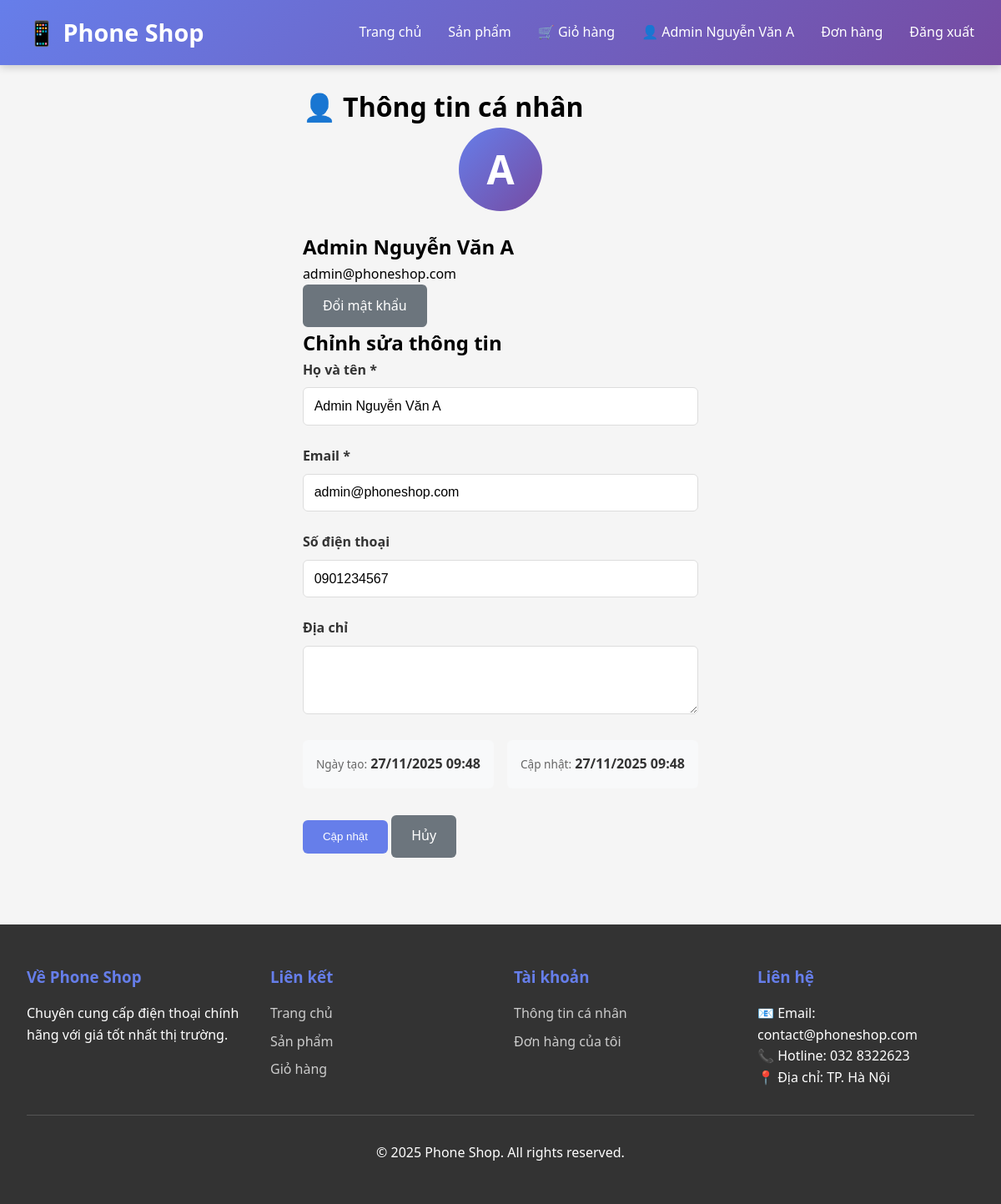
/public/profile (signed in), run on the app's committed database.
### tables this page shows
CREATE TABLE users (
    id INT AUTO_INCREMENT PRIMARY KEY,
    name VARCHAR(100) NOT NULL,
    email VARCHAR(100) NOT NULL UNIQUE,
    phone VARCHAR(20) NOT NULL,
    password VARCHAR(255) NOT NULL,
    role ENUM('customer', 'admin') DEFAULT 'customer',
    created_at TIMESTAMP DEFAULT CURRENT_TIMESTAMP,
    updated_at TIMESTAMP DEFAULT CURRENT_TIMESTAMP ON UPDATE CURRENT_TIMESTAMP,
    INDEX idx_email (email),
    INDEX idx_role (role)
);

### app/Http/Controllers/AuthController.php (called while the page is built, shortened)
<?php
class AuthController
{
    public function profile()
    {
        $userModel = new User();
        $user = $userModel->find(getUserId());
        require_once __DIR__ . '/../../../resources/view/profile/index.php';
    }
}

### app/Http/Kernel.php (called while the page is built, shortened)
<?php
class Kernel
{
    protected $routes = [];
    protected $method;
    protected $uri;
    public function __construct()
    {
        $this->routes = require __DIR__ . '/../../routes/web.php';
        $this->method = $_SERVER['REQUEST_METHOD'];
        $this->uri = $this->getUri();
    }
    protected function getUri()
    {
        $uri = $_SERVER['REQUEST_URI'];
        $scriptName = $_SERVER['SCRIPT_NAME'] ?? '/index.php';
        $baseDir = str_replace('\\', '/', dirname($scriptName));
        if ($baseDir !== '/' && $baseDir !== '') {
            if (strpos($uri, $baseDir) === 0) {
                $uri = substr($uri, strlen($baseDir));
            }
        }
        $uri = '/' . trim($uri, '/');
        return $uri;
    }
    public function dispatch()
    {
        $matchedRoute = $this->matchRoute($this->routes[$this->method]);
        list($controllerName, $action) = explode('@', $matchedRoute['handler']);
        $controller = new $controllerClass();
        call_user_func_array([$controller, $action], $matchedRoute['params']);
    }
    protected function matchRoute($routes)
    {
        foreach ($routes as $pattern => $handler) {
            $regex = $this->convertToRegex($pattern);
            if (preg_match($regex, $this->uri, $matches)) {
                array_shift($matches);
                return [
                    'handler' => $handler,
                    'params' => $matches
                ];
            }
        }
        return false;
    }
    protected function convertToRegex($pattern)
    {
        $pattern = preg_replace('/\{([a-zA-Z0-9_]+)\}/', '([^/]+)', $pattern);
        $pattern = str_replace('/', '\/', $pattern);
        return '/^' . $pattern . '$/';
    }
    public function run()
    {
        $this->dispatch();
    }
}

### public/index.php (called while the page is built, shortened)
<?php
require_once __DIR__ . '/../autoload.php';
require_once __DIR__ . '/../app/Http/Kernel.php';
$kernel = new Http\Kernel();
$kernel->run();

### autoload.php (called while the page is built, shortened)
<?php
if (file_exists(__DIR__ . '/config/app.php')) {
    $appConfig = require __DIR__ . '/config/app.php';
}
spl_autoload_register(function ($class) {
    $namespaceMap = [
        'Controllers\\' => __DIR__ . '/app/Http/Controllers/',
        'Models\\' => __DIR__ . '/app/Models/',
        'Middleware\\' => __DIR__ . '/app/Http/Middleware/',
        'Http\\' => __DIR__ . '/app/Http/',
    ];
    foreach ($namespaceMap as $prefix => $baseDir) {
        if (strpos($class, $prefix) === 0) {
            $relativeClass = substr($class, strlen($prefix));
            $file = $baseDir . str_replace('\\', '/', $relativeClass) . '.php';
            if (file_exists($file)) {
                return true;
            }
        }
    }
    return false;
});
function config($key, $default = null)
{
    static $config = [];
    $parts = explode('.', $key);
    $file = $parts[0];
    if (!isset($config[$file])) {
        $configFile = __DIR__ . '/config/' . $file . '.php';
        if (file_exists($configFile)) {
            $config[$file] = require $configFile;
        } else {
            return $default;
        }
    }
    $value = $config[$file];
    for ($i = 1; $i < count($parts); $i++) {
        $value = $value[$parts[$i]];
    }
    return $value;
}

### app/Helper/auth.php (called while the page is built, shortened)
<?php
function getUserId()
{
    return $_SESSION['user_id'] ?? null;
}

### config/database.php (called while the page is built)
<?php
return [
    'host' => 'localhost',
    'port' => 3307,
    'database' => 'phone_shop',
    'username' => 'root',
    'password' => '',
    'charset' => 'utf8mb4',
    'collation' => 'utf8mb4_unicode_ci',
    'options' => [
        PDO::ATTR_ERRMODE => PDO::ERRMODE_EXCEPTION,
        PDO::ATTR_DEFAULT_FETCH_MODE => PDO::FETCH_ASSOC,
        PDO::ATTR_EMULATE_PREPARES => false,
    ]
];

### config/app.php (called while the page is built)
<?php
$protocol = (!empty($_SERVER['HTTPS']) && $_SERVER['HTTPS'] !== 'off') ? 'https' : 'http';
$host = $_SERVER['HTTP_HOST'] ?? 'localhost';
$scriptName = $_SERVER['SCRIPT_NAME'] ?? '';
$baseDir = str_replace('\\', '/', dirname($scriptName));
$autoBaseUrl = $protocol . '://' . $host . $baseDir;
$autoAssetsUrl = $protocol . '://' . $host . str_replace('/public', '/resources', $baseDir);
return [
    'name' => 'Phone Shop',
    'version' => '1.0.0',
    'base_url' => $autoBaseUrl,
    'assets_url' => $autoAssetsUrl,
    'root_path' => dirname(__DIR__),
    'app_path' => dirname(__DIR__) . '/app',
    'public_path' => dirname(__DIR__) . '/public',
    'resources_path' => dirname(__DIR__) . '/resources',
    'upload_path' => dirname(__DIR__) . '/public/uploads',
    'session' => [
        'name' => 'phone_shop_session',
        'lifetime' => 7200,
        'secure' => false,
        'httponly' => true,
        'samesite' => 'Lax'
    ],
    'security' => [
        'password_min_length' => 6,
        'password_hash_algo' => PASSWORD_BCRYPT,
        'password_hash_cost' => 10
    ],
    'upload' => [
        'max_size' => 5242880,
        'allowed_extensions' => ['jpg', 'jpeg', 'png', 'gif', 'webp'],
        'image_path' => 'uploads/images'
    ],
    'pagination' => [
        'per_page' => 12,
        'per_page_admin' => 20
    ],
    'timezone' => 'Asia/Ho_Chi_Minh',
    'debug' => true,
    'mail' => [
        'from_email' => 'noreply@phoneshop.com',
        'from_name' => 'Phone Shop'
    ]
];

### app/Models/BaseModel.php (called while the page is built, shortened)
<?php
class BaseModel
{
    protected static $connection = null;
    protected $table = '';
    protected $primaryKey = 'id';
    public static function getConnection()
    {
        if (self::$connection === null) {
            try {
                $dbConfig = config('database');
                $dsn = sprintf(
                    "mysql:host=%s;port=%s;dbname=%s;charset=%s",
                    $dbConfig['host'],
                    $dbConfig['port'] ?? 3306,
                    $dbConfig['database'],
                    $dbConfig['charset']
                );
                self::$connection = new PDO(
                    $dsn,
                    $dbConfig['username'],
                    $dbConfig['password'],
                    $dbConfig['options']
                );
            } catch (PDOException $e) {
                die("Database connection failed: " . $e->getMessage());
            }
        }
        return self::$connection;
    }
    public function find($id)
    {
        $sql = "SELECT * FROM {$this->table} WHERE {$this->primaryKey} = ? LIMIT 1";
        $stmt = $this->getConnection()->prepare($sql);
        $stmt->execute([$id]);
        return $stmt->fetch();
    }
}

### app/Helper/utils.php (called while the page is built, shortened)
<?php
function escape($value)
{
    return htmlspecialchars($value, ENT_QUOTES, 'UTF-8');
}
function url($path = '')
{
    $scriptName = $_SERVER['SCRIPT_NAME'] ?? '/index.php';
    $baseDir = str_replace('\\', '/', dirname($scriptName));
    return rtrim($baseDir, '/') . $path;
}

### resources/view/profile/index.php (the view, shortened to what this page needs)
<?php
include __DIR__ . '/../layouts/header-component.php';
?>
<div class="container">
    <h1>👤 Thông tin cá nhân</h1>
    <div class="profile-container">
        <div class="profile-sidebar">
            <div class="profile-avatar">
                <?= strtoupper(substr($user['name'], 0, 1)) ?>
            </div>
            <h2><?= escape($user['name']) ?></h2>
            <p><?= escape($user['email']) ?></p>
            <a href="<?= config('app.base_url') ?>/profile/change-password" class="btn btn-secondary">Đổi mật khẩu</a>
        </div>
        <div class="profile-content">
            <h2>Chỉnh sửa thông tin</h2>
            <form method="POST" action="">
                <div class="form-group">
                    <label for="name">Họ và tên *</label>
                    <input type="text" id="name" name="name" value="<?= escape($user['name']) ?>" required>
                </div>
                <div class="form-group">
                    <label for="email">Email *</label>
                    <input type="email" id="email" name="email" value="<?= escape($user['email']) ?>" required>
                </div>
                <div class="form-group">
                    <label for="phone">Số điện thoại</label>
                    <input type="tel" id="phone" name="phone" value="<?= escape($user['phone'] ?? '') ?>"
                        placeholder="0xxxxxxxxx">
                </div>
                <div class="form-group">
                    <label for="address">Địa chỉ</label>
                    <textarea id="address" name="address" rows="3"><?= escape($user['address'] ?? '') ?></textarea>
                </div>
                <div class="info-grid">
                    <div class="info-item">
                        <span class="info-label">Ngày tạo:</span>
                        <span class="info-value"><?= date('d/m/Y H:i', strtotime($user['created_at'])) ?></span>
                    </div>
                    <div class="info-item">
                        <span class="info-label">Cập nhật:</span>
                        <span class="info-value"><?= date('d/m/Y H:i', strtotime($user['updated_at'])) ?></span>
                    </div>
                </div>
                <div class="form-actions">
                    <button type="submit" class="btn btn-primary">Cập nhật</button>
                    <a href="<?= url('/') ?>" class="btn btn-secondary">Hủy</a>
                </div>
            </form>
        </div>
    </div>
</div>
<?php include __DIR__ . '/../layouts/footer-component.php'; ?>

### public/resources/css/main.css (style rules this page uses)
* { margin: 0; padding: 0; box-sizing: border-box; }
html, body { height: 100%; }
body { font-family: "Segoe UI", Tahoma, Geneva, Verdana, sans-serif; line-height: 1.6; background: #f5f5f5; padding-top: 70px; display: flex; flex-direction: column; min-height: 100vh; }
.container { max-width: 1200px; margin: 0 auto; padding: 2rem; flex: 1; }
.btn { padding: 0.8rem 1.5rem; border: none; border-radius: 6px; cursor: pointer; font-weight: 500; text-decoration: none; display: inline-block; transition: all 0.3s; text-align: center; }
.btn-primary { background: #667eea; color: white; }
.btn-secondary { background: #6c757d; color: white; }
.form-group { margin-bottom: 1.5rem; }
.form-group label { display: block; margin-bottom: 0.5rem; font-weight: 600; color: #333; }
.form-group input, .form-group select, .form-group textarea { width: 100%; padding: 0.8rem; border: 1px solid #ddd; border-radius: 6px; font-size: 1rem; }

### public/resources/css/profile.css (style rules this page uses)
.profile-avatar { width: 100px; height: 100px; border-radius: 50%; background: linear-gradient(135deg, #667eea 0%, #764ba2 100%); color: white; display: flex; align-items: center; justify-content: center; font-size: 3rem; font-weight: 600; margin: 0 auto 1.5rem; }
.info-grid { display: grid; grid-template-columns: repeat(2, 1fr); gap: 1rem; margin-bottom: 2rem; }
.info-item { padding: 1rem; background: #f8f9fa; border-radius: 6px; }
.info-label { font-size: 0.85rem; color: #666; margin-bottom: 0.5rem; }
.info-value { font-weight: 600; color: #333; font-size: 1rem; }

### data on the page
users: name "A", name "Admin Nguyễn Văn A", email "admin@phoneshop.com", phone "0901234567", created_at "27/11/2025 09:48", updated_at "27/11/2025 09:48"

### other printed values
getUserName() "Admin Nguyễn Văn A"
